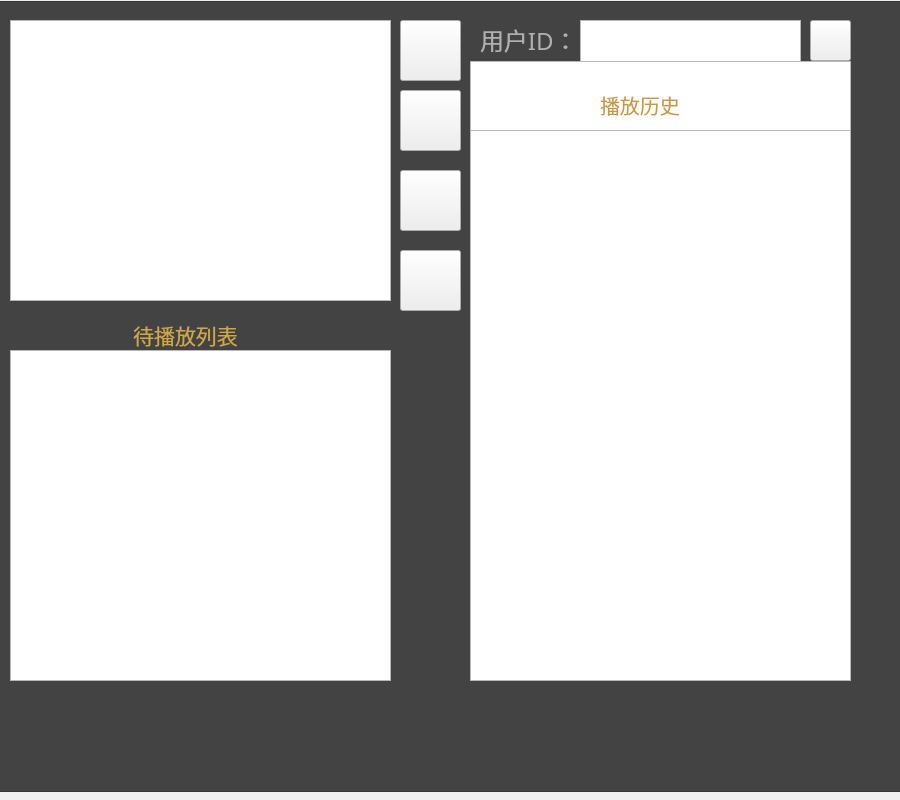
<?xml version="1.0" encoding="UTF-8"?>
<ui version="4.0">
 <class>UserLoginWnd</class>
 <widget class="QWidget" name="UserLoginWnd">
  <property name="geometry">
   <rect>
    <x>0</x>
    <y>0</y>
    <width>900</width>
    <height>800</height>
   </rect>
  </property>
  <property name="minimumSize">
   <size>
    <width>900</width>
    <height>800</height>
   </size>
  </property>
  <property name="windowTitle">
   <string>用户测试</string>
  </property>
  <widget class="QListWidget" name="listToPlay">
   <property name="geometry">
    <rect>
     <x>10</x>
     <y>350</y>
     <width>381</width>
     <height>331</height>
    </rect>
   </property>
   <property name="minimumSize">
    <size>
     <width>1</width>
     <height>0</height>
    </size>
   </property>
   <property name="font">
    <font>
     <family>宋体</family>
     <pointsize>14</pointsize>
    </font>
   </property>
  </widget>
  <widget class="QLabel" name="label">
   <property name="geometry">
    <rect>
     <x>480</x>
     <y>20</y>
     <width>101</width>
     <height>41</height>
    </rect>
   </property>
   <property name="font">
    <font>
     <family>黑体</family>
     <pointsize>9</pointsize>
     <weight>50</weight>
     <italic>false</italic>
     <bold>false</bold>
    </font>
   </property>
   <property name="styleSheet">
    <string notr="true">font: 9pt &quot;黑体&quot;;</string>
   </property>
   <property name="text">
    <string>&lt;html&gt;&lt;head/&gt;&lt;body&gt;&lt;p&gt;&lt;span style=&quot; font-size:18pt; color:#b0b0b0;&quot;&gt;用户ID：&lt;/span&gt;&lt;/p&gt;&lt;/body&gt;&lt;/html&gt;</string>
   </property>
  </widget>
  <widget class="QTextEdit" name="textEdit">
   <property name="geometry">
    <rect>
     <x>580</x>
     <y>20</y>
     <width>221</width>
     <height>61</height>
    </rect>
   </property>
   <property name="styleSheet">
    <string notr="true">font: 18pt &quot;Adobe Heiti Std&quot;;</string>
   </property>
  </widget>
  <widget class="QListView" name="listHistory">
   <property name="geometry">
    <rect>
     <x>470</x>
     <y>130</y>
     <width>381</width>
     <height>551</height>
    </rect>
   </property>
   <property name="font">
    <font>
     <family>宋体</family>
     <pointsize>14</pointsize>
    </font>
   </property>
  </widget>
  <widget class="QLabel" name="label_2">
   <property name="geometry">
    <rect>
     <x>600</x>
     <y>80</y>
     <width>121</width>
     <height>51</height>
    </rect>
   </property>
   <property name="font">
    <font>
     <family>黑体</family>
     <pointsize>15</pointsize>
     <weight>50</weight>
     <italic>false</italic>
     <bold>false</bold>
    </font>
   </property>
   <property name="styleSheet">
    <string notr="true">font: 15pt &quot;黑体&quot;;</string>
   </property>
   <property name="text">
    <string>&lt;html&gt;&lt;head/&gt;&lt;body&gt;&lt;p&gt;&lt;span style=&quot; color:#ce9738;&quot;&gt;播放历史&lt;/span&gt;&lt;/p&gt;&lt;/body&gt;&lt;/html&gt;</string>
   </property>
  </widget>
  <widget class="QLabel" name="label_3">
   <property name="geometry">
    <rect>
     <x>110</x>
     <y>310</y>
     <width>151</width>
     <height>51</height>
    </rect>
   </property>
   <property name="font">
    <font>
     <family>隶书</family>
     <pointsize>16</pointsize>
    </font>
   </property>
   <property name="text">
    <string>&lt;!DOCTYPE HTML PUBLIC &quot;-//W3C//DTD HTML 4.0//EN&quot; &quot;http://www.w3.org/TR/REC-html40/strict.dtd&quot;&gt;
&lt;html&gt;&lt;head&gt;&lt;meta name=&quot;qrichtext&quot; content=&quot;1&quot; /&gt;&lt;style type=&quot;text/css&quot;&gt;
p, li { white-space: pre-wrap; }
&lt;/style&gt;&lt;/head&gt;&lt;body style=&quot; font-family:'隶书'; font-size:16pt; font-weight:400; font-style:normal;&quot;&gt;
&lt;p align=&quot;center&quot; style=&quot; margin-top:0px; margin-bottom:0px; margin-left:0px; margin-right:0px; -qt-block-indent:0; text-indent:0px;&quot;&gt;&lt;span style=&quot; font-family:'黑体'; color:#cea847;&quot;&gt;待播放列表&lt;/span&gt;&lt;/p&gt;&lt;/body&gt;&lt;/html&gt;</string>
   </property>
  </widget>
  <widget class="QPushButton" name="Query">
   <property name="geometry">
    <rect>
     <x>810</x>
     <y>20</y>
     <width>41</width>
     <height>41</height>
    </rect>
   </property>
   <property name="font">
    <font>
     <family>隶书</family>
     <pointsize>20</pointsize>
    </font>
   </property>
   <property name="styleSheet">
    <string notr="true">border-image: url(:/imagees/pic4.png);</string>
   </property>
   <property name="text">
    <string/>
   </property>
  </widget>
  <widget class="QPushButton" name="Share">
   <property name="geometry">
    <rect>
     <x>400</x>
     <y>250</y>
     <width>61</width>
     <height>61</height>
    </rect>
   </property>
   <property name="font">
    <font>
     <family>隶书</family>
     <pointsize>20</pointsize>
    </font>
   </property>
   <property name="styleSheet">
    <string notr="true">border-image: url(:/imagees/pic8.png);</string>
   </property>
   <property name="text">
    <string/>
   </property>
  </widget>
  <widget class="QPushButton" name="Comment">
   <property name="geometry">
    <rect>
     <x>400</x>
     <y>90</y>
     <width>61</width>
     <height>61</height>
    </rect>
   </property>
   <property name="font">
    <font>
     <family>隶书</family>
     <pointsize>20</pointsize>
    </font>
   </property>
   <property name="styleSheet">
    <string notr="true">border-image: url(:/imagees/pic6.png);</string>
   </property>
   <property name="text">
    <string/>
   </property>
  </widget>
  <widget class="QPushButton" name="Praise">
   <property name="geometry">
    <rect>
     <x>400</x>
     <y>20</y>
     <width>61</width>
     <height>61</height>
    </rect>
   </property>
   <property name="font">
    <font>
     <family>隶书</family>
     <pointsize>20</pointsize>
    </font>
   </property>
   <property name="styleSheet">
    <string notr="true">border-image: url(:/imagees/pic5.png);</string>
   </property>
   <property name="text">
    <string/>
   </property>
  </widget>
  <widget class="QPushButton" name="Coin">
   <property name="geometry">
    <rect>
     <x>400</x>
     <y>170</y>
     <width>61</width>
     <height>61</height>
    </rect>
   </property>
   <property name="font">
    <font>
     <family>隶书</family>
     <pointsize>20</pointsize>
    </font>
   </property>
   <property name="styleSheet">
    <string notr="true">border-image: url(:/imagees/pic7.png);</string>
   </property>
   <property name="text">
    <string/>
   </property>
  </widget>
  <widget class="QGraphicsView" name="graphicsView">
   <property name="geometry">
    <rect>
     <x>-5</x>
     <y>1</y>
     <width>971</width>
     <height>791</height>
    </rect>
   </property>
   <property name="styleSheet">
    <string notr="true">background-color: rgb(67, 67, 67);</string>
   </property>
  </widget>
  <widget class="QGraphicsView" name="graphicsView_2">
   <property name="geometry">
    <rect>
     <x>10</x>
     <y>20</y>
     <width>381</width>
     <height>281</height>
    </rect>
   </property>
   <property name="styleSheet">
    <string notr="true">border-image: url(:/imagees/pic9.png);</string>
   </property>
  </widget>
  <widget class="QGraphicsView" name="graphicsView_3">
   <property name="geometry">
    <rect>
     <x>470</x>
     <y>61</y>
     <width>381</width>
     <height>191</height>
    </rect>
   </property>
   <property name="styleSheet">
    <string notr="true">background-image: url(:/imagees/background4.png);</string>
   </property>
  </widget>
  <zorder>graphicsView</zorder>
  <zorder>textEdit</zorder>
  <zorder>graphicsView_3</zorder>
  <zorder>listToPlay</zorder>
  <zorder>label</zorder>
  <zorder>listHistory</zorder>
  <zorder>label_2</zorder>
  <zorder>label_3</zorder>
  <zorder>Query</zorder>
  <zorder>Share</zorder>
  <zorder>Comment</zorder>
  <zorder>Praise</zorder>
  <zorder>Coin</zorder>
  <zorder>graphicsView_2</zorder>
 </widget>
 <resources>
  <include location="pic.qrc"/>
 </resources>
 <connections>
  <connection>
   <sender>Query</sender>
   <signal>clicked()</signal>
   <receiver>UserLoginWnd</receiver>
   <slot>close()</slot>
   <hints>
    <hint type="sourcelabel">
     <x>700</x>
     <y>40</y>
    </hint>
    <hint type="destinationlabel">
     <x>461</x>
     <y>368</y>
    </hint>
   </hints>
  </connection>
  <connection>
   <sender>Comment</sender>
   <signal>clicked()</signal>
   <receiver>UserLoginWnd</receiver>
   <slot>close()</slot>
   <hints>
    <hint type="sourcelabel">
     <x>370</x>
     <y>130</y>
    </hint>
    <hint type="destinationlabel">
     <x>543</x>
     <y>417</y>
    </hint>
   </hints>
  </connection>
  <connection>
   <sender>Share</sender>
   <signal>clicked()</signal>
   <receiver>UserLoginWnd</receiver>
   <slot>close()</slot>
   <hints>
    <hint type="sourcelabel">
     <x>570</x>
     <y>130</y>
    </hint>
    <hint type="destinationlabel">
     <x>543</x>
     <y>417</y>
    </hint>
   </hints>
  </connection>
  <connection>
   <sender>Coin</sender>
   <signal>clicked()</signal>
   <receiver>UserLoginWnd</receiver>
   <slot>close()</slot>
   <hints>
    <hint type="sourcelabel">
     <x>580</x>
     <y>110</y>
    </hint>
    <hint type="destinationlabel">
     <x>480</x>
     <y>396</y>
    </hint>
   </hints>
  </connection>
  <connection>
   <sender>Praise</sender>
   <signal>clicked()</signal>
   <receiver>UserLoginWnd</receiver>
   <slot>close()</slot>
   <hints>
    <hint type="sourcelabel">
     <x>170</x>
     <y>130</y>
    </hint>
    <hint type="destinationlabel">
     <x>543</x>
     <y>417</y>
    </hint>
   </hints>
  </connection>
 </connections>
</ui>
